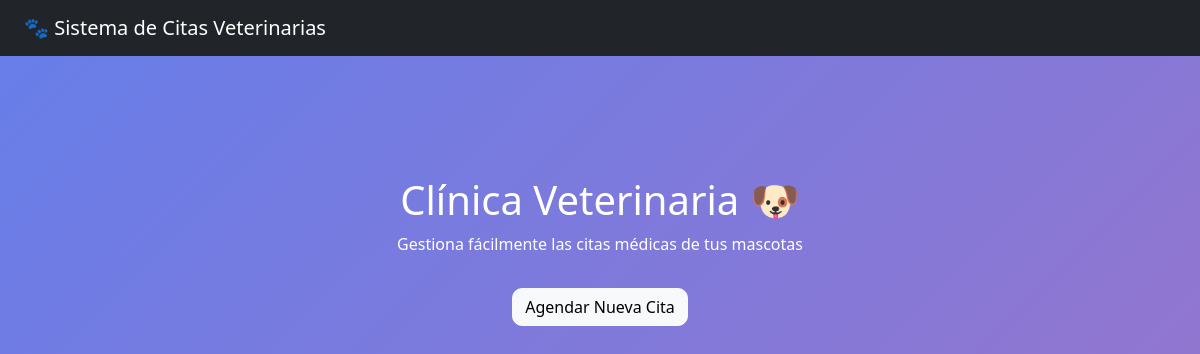
Before: / with the older database file.
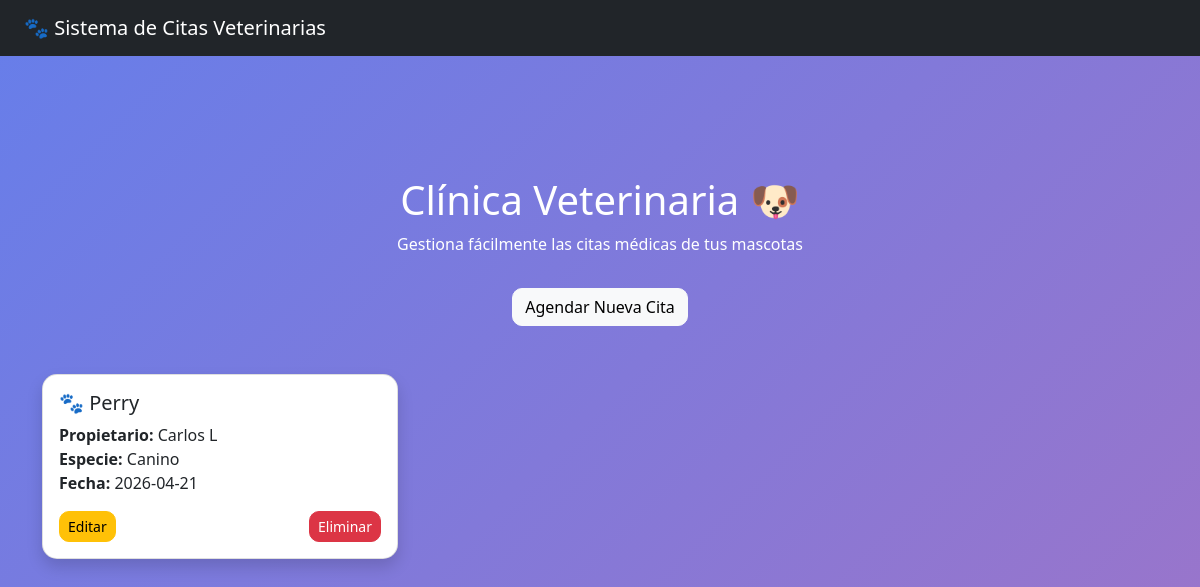
After: the same page with the newer database file.
### tables this page shows
CREATE TABLE pacientes (
    id INTEGER PRIMARY KEY AUTOINCREMENT,
    mascota TEXT NOT NULL,
    propietario TEXT NOT NULL,
    especie TEXT,
    fecha TEXT NOT NULL
);

### app.py (the view)
@app.route('/')
def index():
    conn = conectar()
    cursor = conn.cursor()
    cursor.execute("SELECT * FROM pacientes")
    citas = cursor.fetchall()
    conn.close()
    return render_template('index.html', citas=citas)

### app.py (called while the page is built)
def conectar():
    return sqlite3.connect('citas.db')

### templates/index.html
{% extends 'base.html' %}
{% block contenido %}
<div class="portada text-center">
    <h1>Clínica Veterinaria 🐶</h1>
    <p>Gestiona fácilmente las citas médicas de tus mascotas</p>
    <a href="/agregar" class="btn btn-light mt-3">Agendar Nueva Cita</a>
</div>
<div class="container mt-5">
    <div class="row">
    {% for c in citas %}
        <div class="col-md-4">
            <div class="card shadow mb-4">
                <div class="card-body">
                    <h5 class="card-title">🐾 {{ c[1] }}</h5>
                    <p class="card-text">
                        <strong>Propietario:</strong> {{ c[2] }} <br>
                        <strong>Especie:</strong> {{ c[3] }} <br>
                        <strong>Fecha:</strong> {{ c[4] }}
                    </p>
                    <div class="d-flex justify-content-between">
                        <a href="/editar/{{ c[0] }}" class="btn btn-warning btn-sm">Editar</a>
                        <a href="/eliminar/{{ c[0] }}" class="btn btn-danger btn-sm">Eliminar</a>
                    </div>
                </div>
            </div>
        </div>
    {% endfor %}
    </div>
</div>
{% endblock %}

### templates/base.html (shortened to what this page needs)
<!DOCTYPE html>
<html>
<head>
    <link href="https://cdn.jsdelivr.net/npm/bootstrap@5.0.2/dist/css/bootstrap.min.css" rel="stylesheet">
    <link rel="stylesheet" href="{{ url_for('static', filename='style.css') }}">
</head>
<body>
<nav class="navbar navbar-dark bg-dark">
    <div class="container-fluid px-4">
        <span class="navbar-brand">🐾 Sistema de Citas Veterinarias</span>
    </div>
</nav>
<div class="contenido">
    {% block contenido %}{% endblock %}
</div>
</body>
</html>

### static/style.css (style rules this page uses)
body { background: linear-gradient(135deg, #667eea, #9e74c8); min-height: 100vh; margin: 0; }
.contenido { padding: 20px; }
.portada { color: white; text-align: center; margin-top: 100px; }
.card { border-radius: 15px; transition: transform 0.2s; }
.btn { border-radius: 10px; }

Changed rows visible on the page:
added pacientes: mascota "Perry", propietario "Carlos L", especie "Canino", fecha "2026-04-21"
